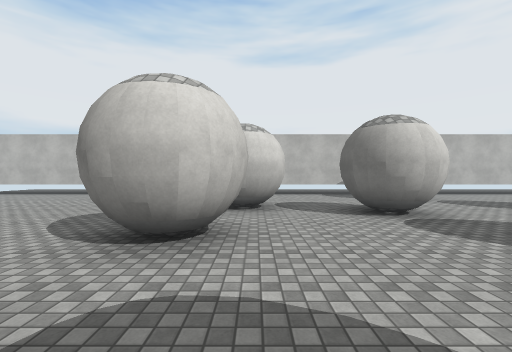
View 1 (above)

24 first-person views from a walk through a scene from a Unity 3-D project. The camera is 1.5 m above the floor, looks level and sees 90° across. The floor is counted in squares, 2 m on a side. Each view is taken from the middle of a square. On the plan, view 1 faces up. The plan holds only what a view shows up to about 9 squares ahead; the rest is blank. The place goes on beyond the plan. Some surface patterns are stand-ins.

View 2
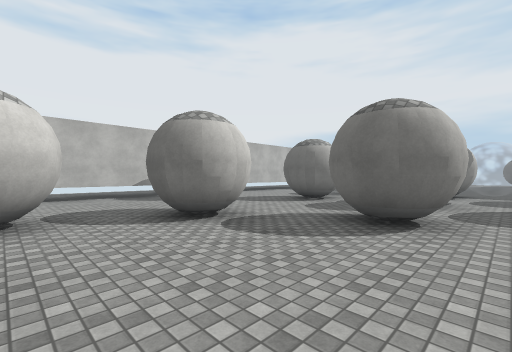

View 3
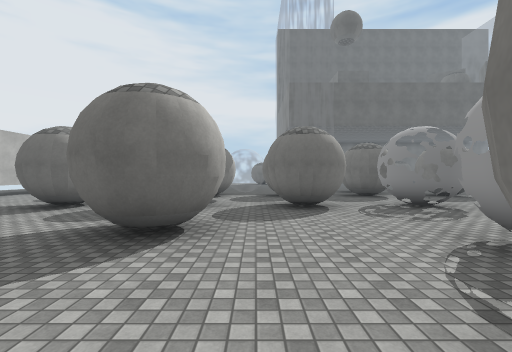

View 4
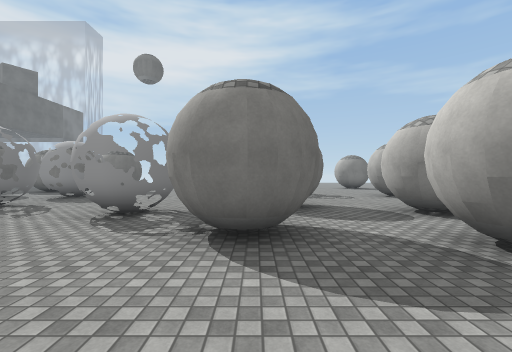

View 5
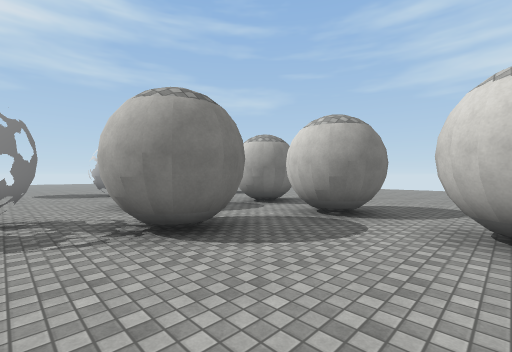

View 6
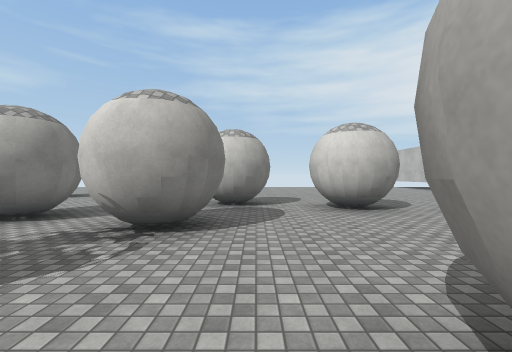

View 7
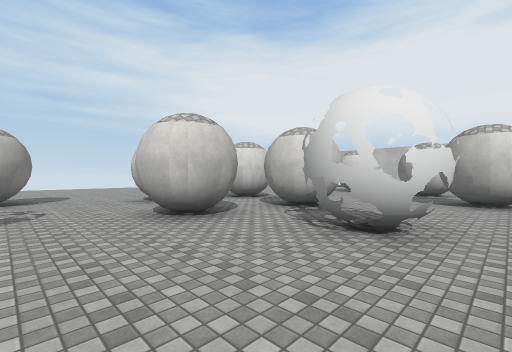

View 8
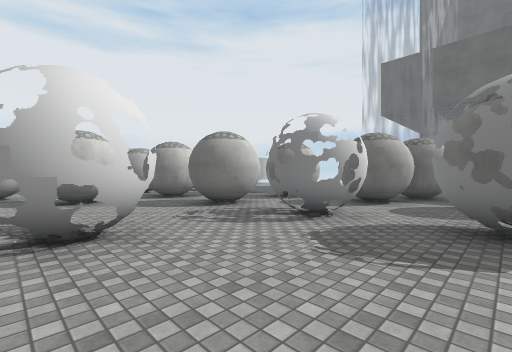

View 9
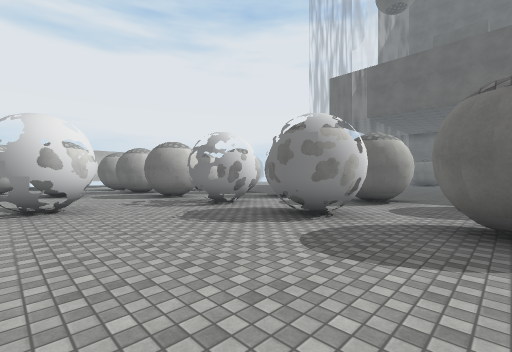

View 10
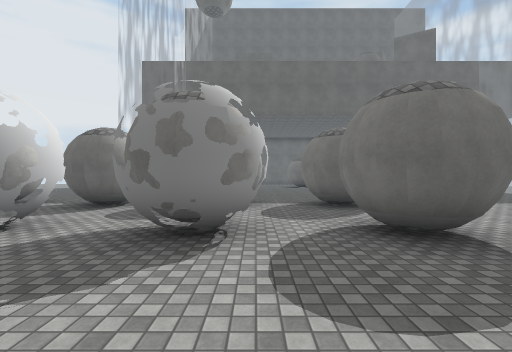

View 11
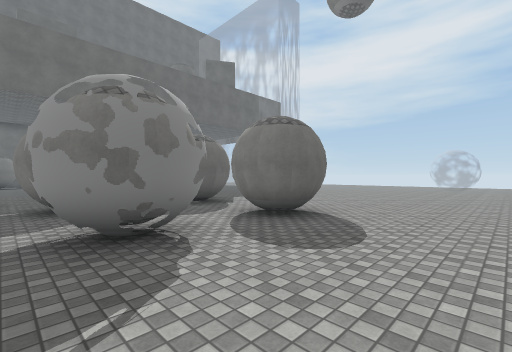

View 12
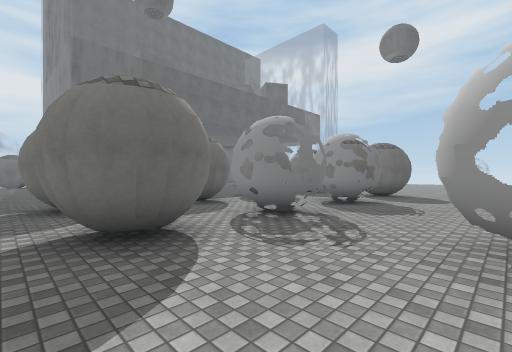

View 13
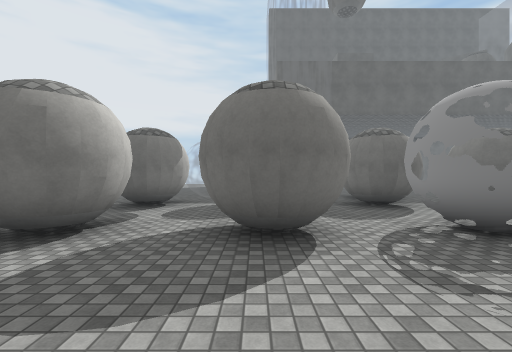

View 14
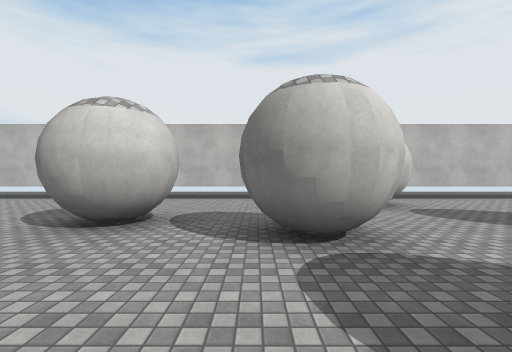

View 15
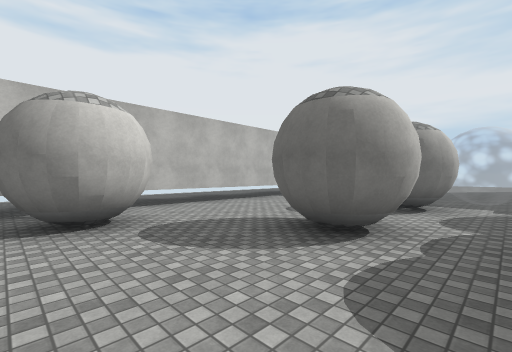

View 16
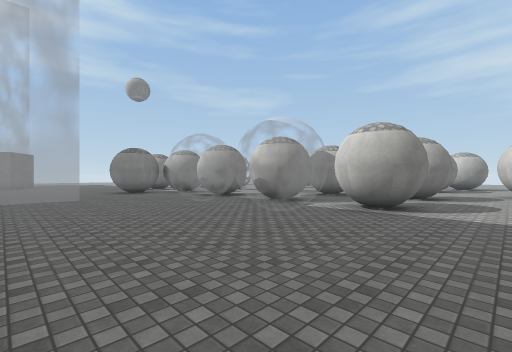

View 17
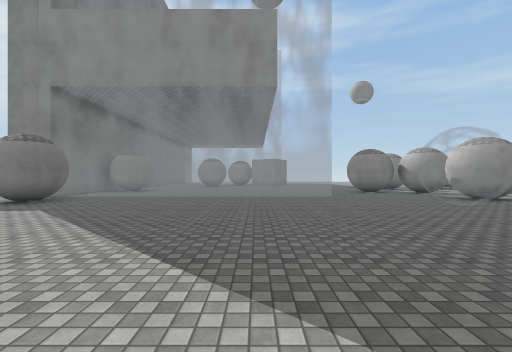

View 18
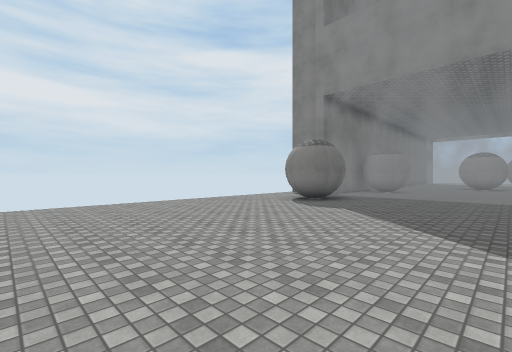

View 19
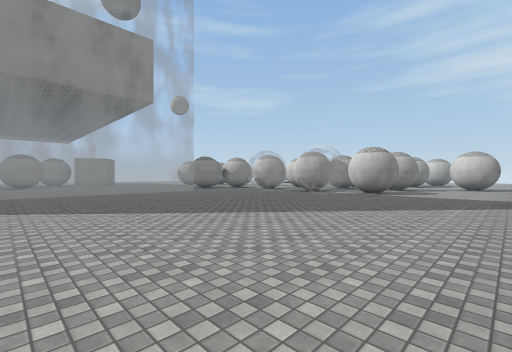

View 20
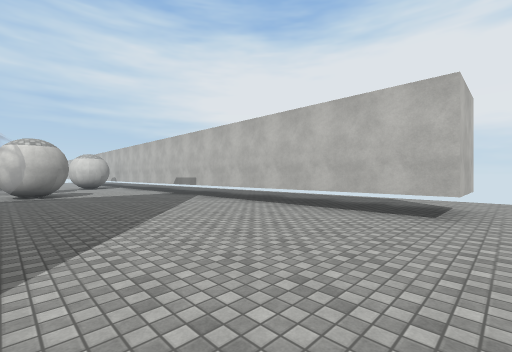

View 21
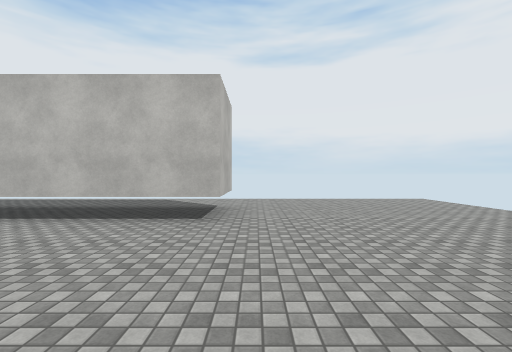

View 22
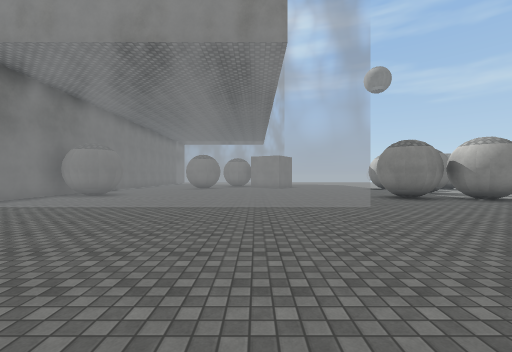

View 23
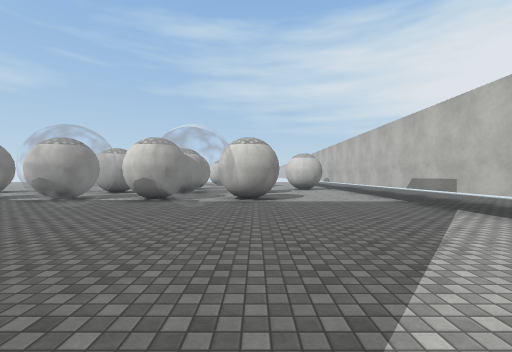

View 24
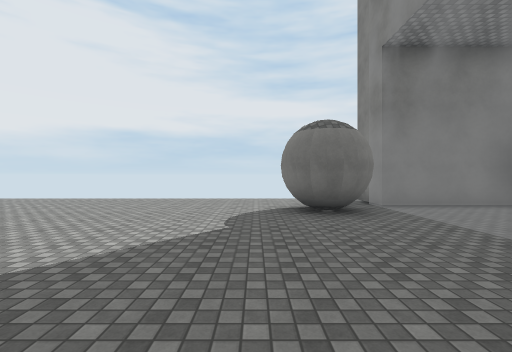

### Floor plan
Key: @ floor where view 1 was taken; # wall or solid block; . floor; = window, fence, low wall or low ledge; T thing the floor can be seen under or through.
Columns run from 8 left of view 1 to 27 right of it. Each row starts with its distance up from view 1.
 14                   ..   .............
 13                   ..   .............
 12                              T......
 11   ##   ######  #######TTTTTTTT......
 10   ...  ...... ......................
  9 ...... .....# ......................
  8 ....... ....##......................
  7  ...... #...........................
  6   .....##.# ...##.##................
  5    .......##...##.##==..............
  4     ...#............==..............
  3     ..##....#  # .##................
  2  ...........##.##.##==..............
  1  .....##............==..........##..
  0   ....##@##....##.##............##.
 -1      ....##....##.##....==========#
 -2     .##....TT...........==========#
 -3     .##.##.TT..##.##.#..==========
 -4    .....##.....##.####..........##
 -5    ......................
 -6     #..........##.##....
 -7         #......##.##..
 -8           ............
 -9            ....##.##..
-10             ...# .#
-11             .......
-12             .......
-13             .....
-14             ....
-15             ...
-16             ..

Where each view was taken, in squares from view 1:
view 1: 0 up, 0 right, facing up
view 2: 1 up, 0 right, facing up-right
view 3: 1 up, 1 right, facing right
view 4: 3 up, 1 right, facing down
view 5: 3 up, 3 right, facing down-left
view 6: 1 up, 5 right, facing left
view 7: 6 down, 5 right, facing up-left
view 8: 6 down, 3 right, facing up-right
view 9: 9 down, 3 right, facing up-right
view 10: 7 down, 4 right, facing right
view 11: 5 down, 4 right, facing down-right
view 12: 1 up, 4 right, facing down-right
view 13: 0 up, 4 right, facing right
view 14: 2 up, 2 right, facing up
view 15: 4 up, 4 right, facing up-right
view 16: 8 up, 17 right, facing down-left
view 17: 8 up, 18 right, facing down
view 18: 8 up, 20 right, facing down-right
view 19: 10 up, 22 right, facing down-left
view 20: 5 up, 22 right, facing up-left
view 21: 6 up, 22 right, facing up
view 22: 5 up, 18 right, facing down
view 23: 6 up, 19 right, facing left
view 24: 2 up, 19 right, facing right
